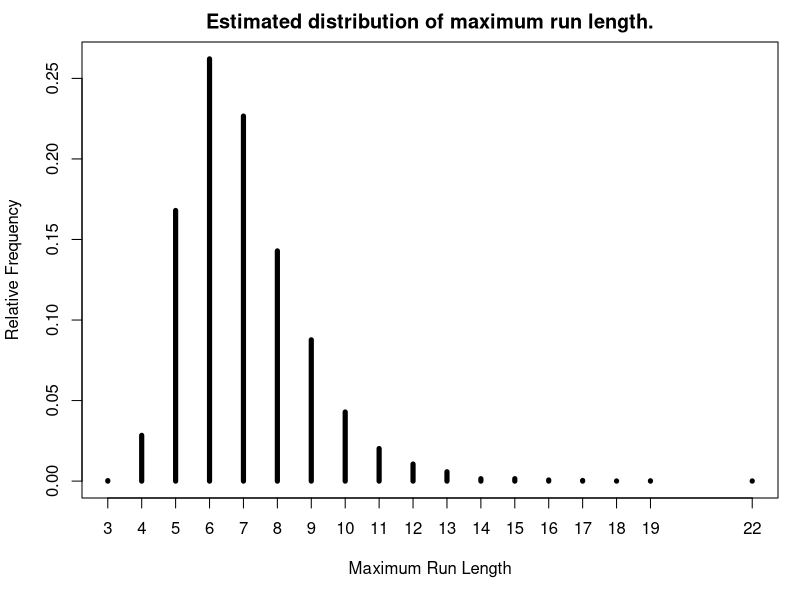

The R script that drew this image:
## ---- chunk 1
sample(1:6, 2, replace = TRUE)    # Sampling with replacement
## ---- chunk 2
sample.int(6, size = 2, replace = TRUE)
## ---- chunk 3
#| error: true
p <- c(1, rep(2, 4), 3) # Probability weights 
p

p / sum(p)              # The actual probabilities

## p<-p/sum(p)
x <- sample(1:6, 36, replace = TRUE, prob = p) 
x
## ---- chunk 4
sum(x == 1)

sum(x == 6)

table(x)
## ---- chunk 5
x <- replicate(10000, sample(1:6, 36, replace = TRUE, prob = p))   # Repeat 10,000 times 
dim(x)      # Each column is a replicate (result of 36 rolls)

n1 <- apply(x == 1, 2, sum) 
n6 <- apply(x == 6, 2, sum) 
mean(n6 > n1)
## ---- chunk 6
#| error: true
outer(1:3, 5:6) # Default is `FUN = "*"`

outer(1:3, 5:6, "+") # But we can change it.

cards <- outer(c("C", "D", "H", "S"), c(2:10, c("J","Q","K","A")), paste, sep = "_") 
cards   # a 4 x 13 character matrix

sample(cards, size = 5)    # Sampling without replacement
## ---- chunk 7
sample(LETTERS[1:5], 9, replace = TRUE)
## ---- chunk 8
#| error: true
x <- sample(LETTERS[1:5], 9, replace = TRUE) 
x

LETTERS[1:5] %in% x

all(LETTERS[1:5] %in% x)
## ---- chunk 9
#| error: true
for (dog in c("Lassie", "Toto", "Rin Tin Tin")) { 
  writeLines(paste(dog, "is a famous movie dog."))
}
## ---- chunk 10
#| error: true
writeLines(paste(c("Lassie", "Toto", "Rin Tin Tin"), "is a famous movie dog."))
## ---- chunk 11
#| error: true
n_successes <- 0L # Initialize counter 
for (i in 1:100) {
  x <- sample(LETTERS[1:5], 9, replace = TRUE) 
  is_success <- all(LETTERS[1:5] %in% x) 
  n_successes <- n_successes + is_success
}
n_successes / 100
## ---- chunk 12
2 * sqrt(0.5*0.5/100) # An upper bound on the "margin of error" of our estimator.
## ---- chunk 13
#| error: true
n_reps <- 1000
n_ltrs <- 6
n_sample <- 10
n_successes <- 0L   # Initialize counter 
for (i in 1:n_reps) {
  x <- sample(LETTERS[1:n_ltrs], n_sample, replace = TRUE) 
  is_success <- all(LETTERS[1:n_ltrs] %in% x)
  n_successes <- n_successes + is_success
}
n_successes / n_reps
## ---- chunk 14
#| error: true
my_simulator <- function(n_reps, n_ltrs, n_sample) { 
  n_successes <- 0L # Initialize counter
  for (i in 1:n_reps) {
    x <- sample(LETTERS[1:n_ltrs], n_sample, replace = TRUE) 
    is_success <- all(LETTERS[1:n_ltrs] %in% x)
    n_successes <- n_successes + is_success
  }
  n_successes / n_reps 
}

my_simulator(10000, 5, 9)

2 * sqrt(0.5*0.5/10000)  # An upper bound on the "margin of error" of our estimator.
## ---- chunk 15
#| error: true
pr_all_occupied <- function(n, k) {
  sum((-1)^(0:k) * choose(k, 0:k) * (1 - (0:k)/k)^n)
}
## ---- chunk 16
#| error: true
pr_all_occupied(9, 5)
## ---- chunk 17
#| error: true
x <- sample(c("H","T"), 100, replace = TRUE) 
noquote(x)
xr <- rle(x) 
class(xr)
is.list(xr)
names(xr)
xr$lengths
xr$values
## ---- chunk 18
#| error: true
max(xr$lengths)
## ---- chunk 19
#| error: true
max(xr$lengths[xr$values == "H"])
## ---- chunk 20
#| error: true
max(xr$lengths[xr$values == "T"])
## ---- chunk 21
#| error: true
nsim <- 10000; ntosses <- 100
maxrl <- vector("integer", length = nsim) # Pre-allocate a vector to hold results. 
for (i in 1:nsim) {
  x <- sample(c("H","T"), ntosses, replace = TRUE)   # Toss the coins
  xr <- rle(x)     # Get run-length encoding.
  maxrl[i] <- max(xr$lengths)    # Save result for ith replicate.
}
## ---- chunk 22
#| error: true
mean(maxrl >= 6)
## ---- chunk 23
#| error: true
rmax_run_len <- function(n) {
  x <- sample(c("H","T"), n, replace = TRUE) 
  xr <- rle(x)
  max(xr$lengths)
}

nsim <- 10000; ntosses <- 100
maxrl <- replicate(nsim, rmax_run_len(ntosses)) 
mean(maxrl >= 6)
## ---- chunk 24
#| fig-align: "center"
#| fig-width: 6
#| fig-height: 5
#| fig-cap: "The results of 10,000 simulated replications of 100 tosses of a fair coin."
#| fig-alt: "Plot showing the results of 10,000 simulated replications of 100 tosses of a fair coin."

opar <- par(mar = c(5.1, 4.1, 2.1, 1.1)) 
plot(table(maxrl)/nsim, type = "h", lwd = 5,
  xlab = "Maximum Run Length",
  ylab = "Relative Frequency",
  main = "Estimated distribution of maximum run length.")
par(opar)
